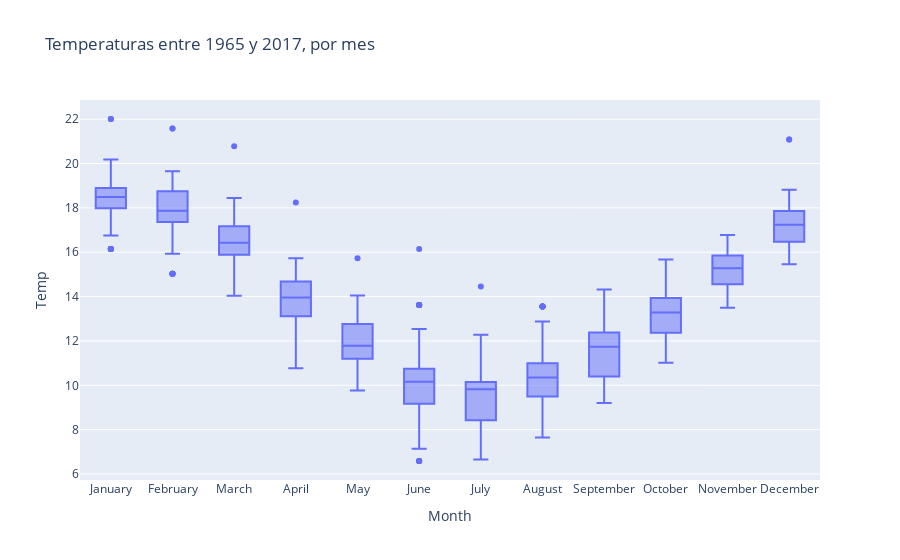

The notebook cell this image was saved under:
### Code cell
fig2 = px.box(temp_chile_ord[(temp_chile_ord["Year"]>1964)&(temp_chile_ord["Year"]<2018)], x="Month", y="Temp",title="Temperaturas entre 1965 y 2017, por mes")
fig2.show()

### Figure 1 — Plotly figure (JSON) as saved in the notebook; plotly's stock layout.template omitted (floating-point values rounded to 4 significant figures; data arrays with more than 128 entries replaced by an {"elided": "..."} marker saying what was removed)
{"data": [{"alignmentgroup": "True", "hovertemplate": "Month=%{x}<br>Temp=%{y}<extra></extra>", "legendgroup": "", "marker": {"color": "#636efa"}, "name": "", "notched": false, "offsetgroup": "", "orientation": "v", "showlegend": false, "type": "box", "x": {"elided": "3363 str values"}, "x0": " ", "xaxis": "x", "y": {"elided": "3363 float values"}, "y0": " ", "yaxis": "y"}], "layout": {"boxmode": "group", "legend": {"tracegroupgap": 0}, "title": {"text": "Temperaturas entre 1965 y 2017, por mes"}, "xaxis": {"anchor": "y", "domain": [0, 1], "title": {"text": "Month"}}, "yaxis": {"anchor": "x", "domain": [0, 1], "title": {"text": "Temp"}}}}
